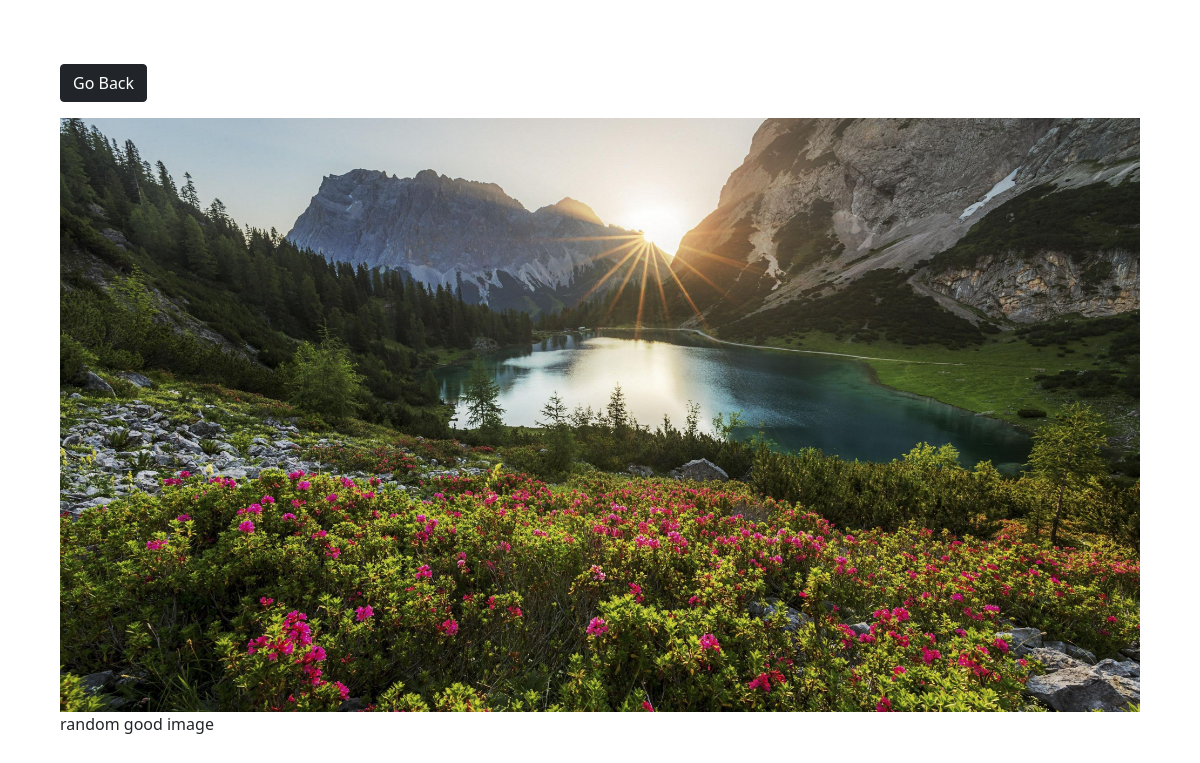
Screenshot of /photo/4/ (signed in) with the database file from the repository.
### photos/models.py (models this page shows, shortened)
class Photo(models.Model):
    class Meta:
        verbose_name = 'Photo'
        verbose_name_plural = 'Photos'
    category = models.ForeignKey(
        Category, on_delete=models.SET_NULL, null=True, blank=True)
    image = models.ImageField(null=False, blank=False)
    description = models.TextField()

### photos/views.py (the view)
# urls.py: path('photo/<str:pk>/', views.viewPhoto, name='photo'),
@login_required(login_url='login')
def viewPhoto(request, pk):
    photo = Photo.objects.get(id=pk)
    return render(request, 'photos/photo.html', {'photo': photo})

### photos/templates/photos/photo.html (shortened to what this page needs)
<!DOCTYPE html>
<html>
<head>
    <link href="https://cdn.jsdelivr.net/npm/bootstrap@5.0.0-beta1/dist/css/bootstrap.min.css" rel="stylesheet"
>
</head>
<body class="m-5">
    <div class="container">
        <div class="row justify-content-center">
            <div class="col">
                <a href="{% url 'gallery' %}" class="btn btn-dark my-3">Go Back</a>
                <div style="height: 90vh;">
                    <img style="max-width: 100%; max-height: 100%;" src="{{photo.image.url}}">
                    <p>{{photo.description}}</p>
                </div>
            </div>
        </div>
    </div>
</body>
</html>

### rows the page displays
Photo: image (picture), description "random good image"
